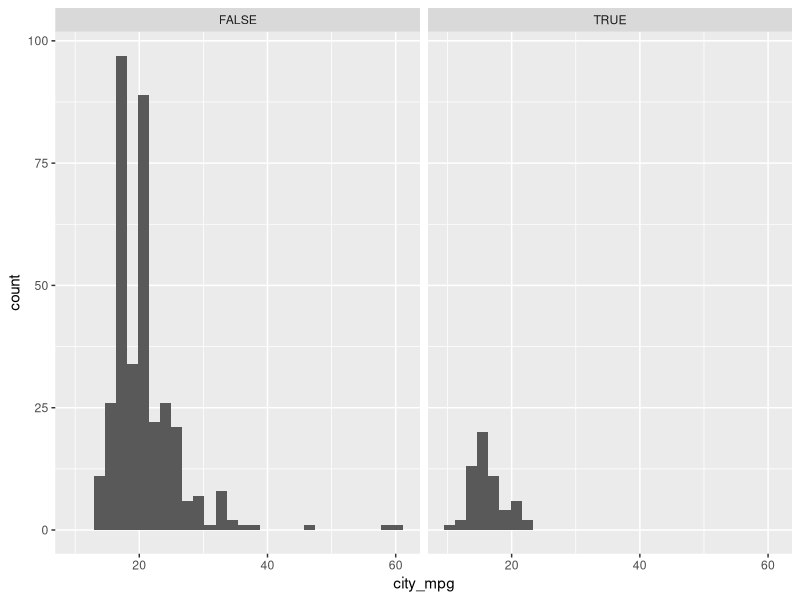
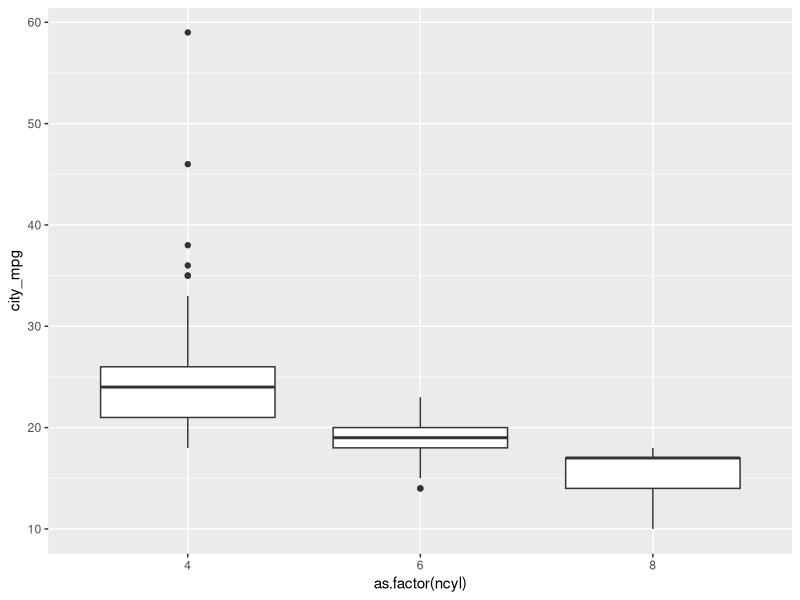
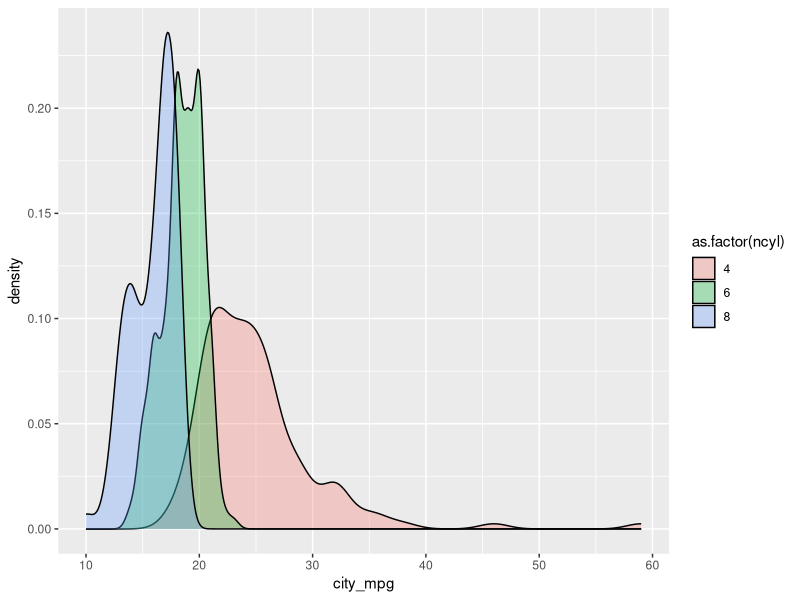
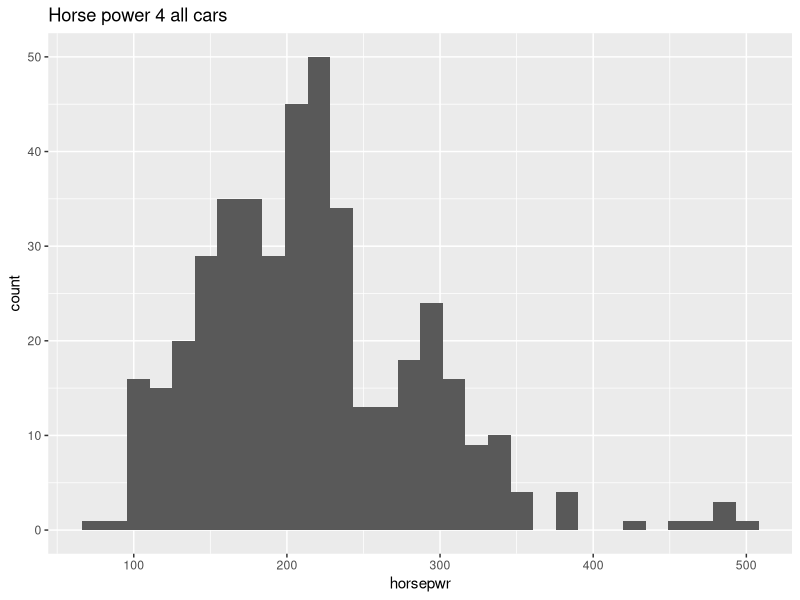
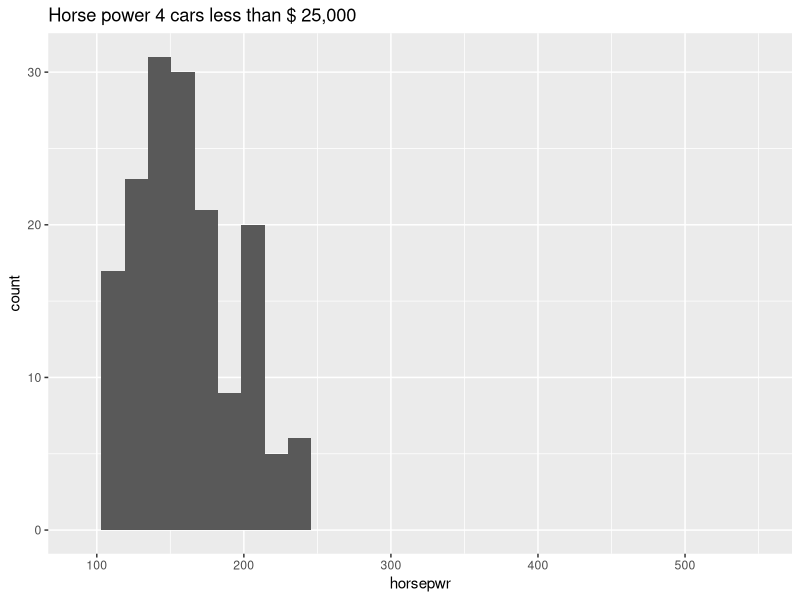
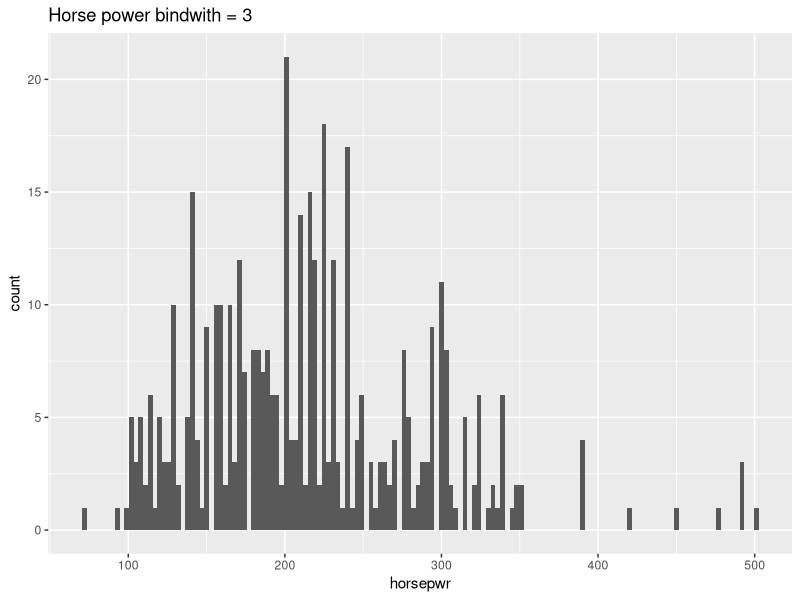
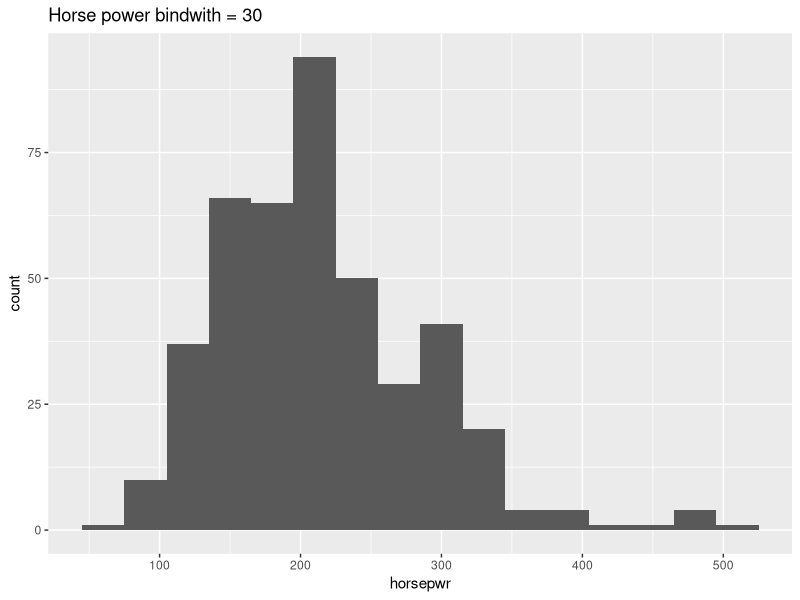
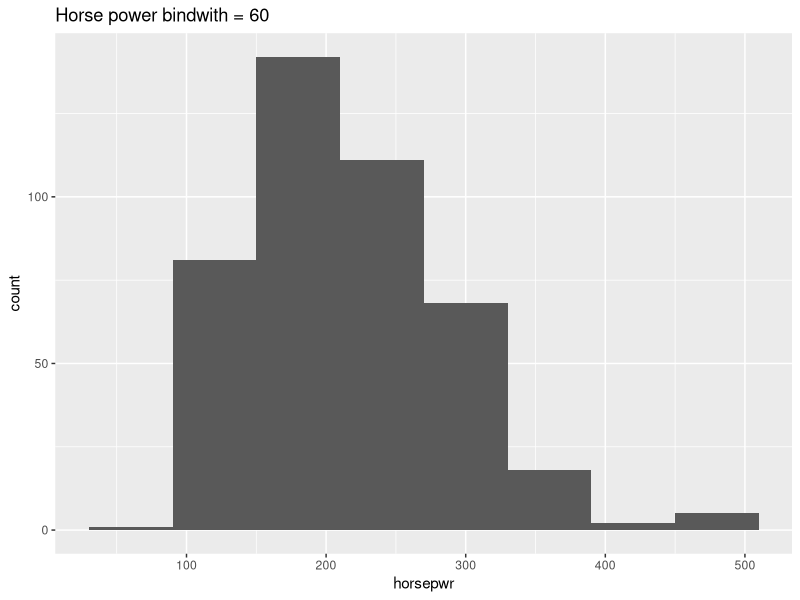

Write the R code that produced these figures, in order.
## ---- chunk 1
knitr::opts_chunk$set(echo = TRUE, fig.align = "center")
library(tidyverse)
library(stringr)
## ---- chunk 2
cars <- read_csv("cars.csv",
                 col_types = cols(city_mpg   = col_integer(),
                                  horsepwr   = col_integer(), 
                                  hwy_mpg    = col_integer(),
                                  length     = col_integer(), 
                                  weight     = col_integer(),
                                  wheel_base = col_integer(), 
                                  width      = col_integer()))

str(cars)

# Create faceted histogram
ggplot(cars, aes(x = city_mpg)) +
  geom_histogram() +
  facet_wrap(~ suv)

## ---- chunk 3
# Filter cars with 4, 6, 8 cylinders
common_cyl <- filter(cars, ncyl %in% c(4,6,8))

# Create box plots of city mpg by ncyl
ggplot(common_cyl, aes(x = as.factor(ncyl), y = city_mpg)) +
  geom_boxplot()

# Create overlaid density plots for same data
ggplot(common_cyl, aes(x = city_mpg, fill = as.factor(ncyl))) +
  geom_density(alpha = .3)
## ---- chunk 4
# Create hist of horsepwr
cars %>%
  ggplot(aes(horsepwr)) +
  geom_histogram() +
  ggtitle("Horse power 4 all cars")

# Create hist of horsepwr for affordable cars
cars %>% 
  filter(msrp <25000) %>%
  ggplot(aes(horsepwr)) +
  geom_histogram() +
  xlim(c(90, 550)) +
  ggtitle("Horse power 4 cars less than $ 25,000")
## ---- chunk 5
# Create hist of horsepwr with binwidth of 3
cars %>%
  ggplot(aes(horsepwr)) +
  geom_histogram(binwidth = 3) +
  ggtitle("Horse power bindwith = 3")

# Create hist of horsepwr with binwidth of 30
cars %>%
  ggplot(aes(horsepwr)) +
  geom_histogram(binwidth = 30) +
  ggtitle("Horse power bindwith = 30")

# Create hist of horsepwr with binwidth of 60
cars %>%
  ggplot(aes(horsepwr)) +
  geom_histogram(binwidth = 60) +
  ggtitle("Horse power bindwith = 60")

## ---- chunk 6
# Construct box plot of msrp
cars %>%
  ggplot(aes(x = 1, y = msrp)) +
  geom_boxplot()

# Exclude outliers from data
cars_no_out <- cars %>%
  filter(msrp < 100000)

# Construct box plot of msrp using the reduced dataset
cars_no_out %>%
  ggplot(aes(x = 1 , y = msrp)) +
  geom_boxplot()
## ---- chunk 7
# Facet hists using hwy mileage and ncyl
common_cyl %>%
  ggplot(aes(x = hwy_mpg)) +
  geom_histogram() +
  facet_grid(ncyl ~ suv) +
  ggtitle("Hwy per mpg faceted")
